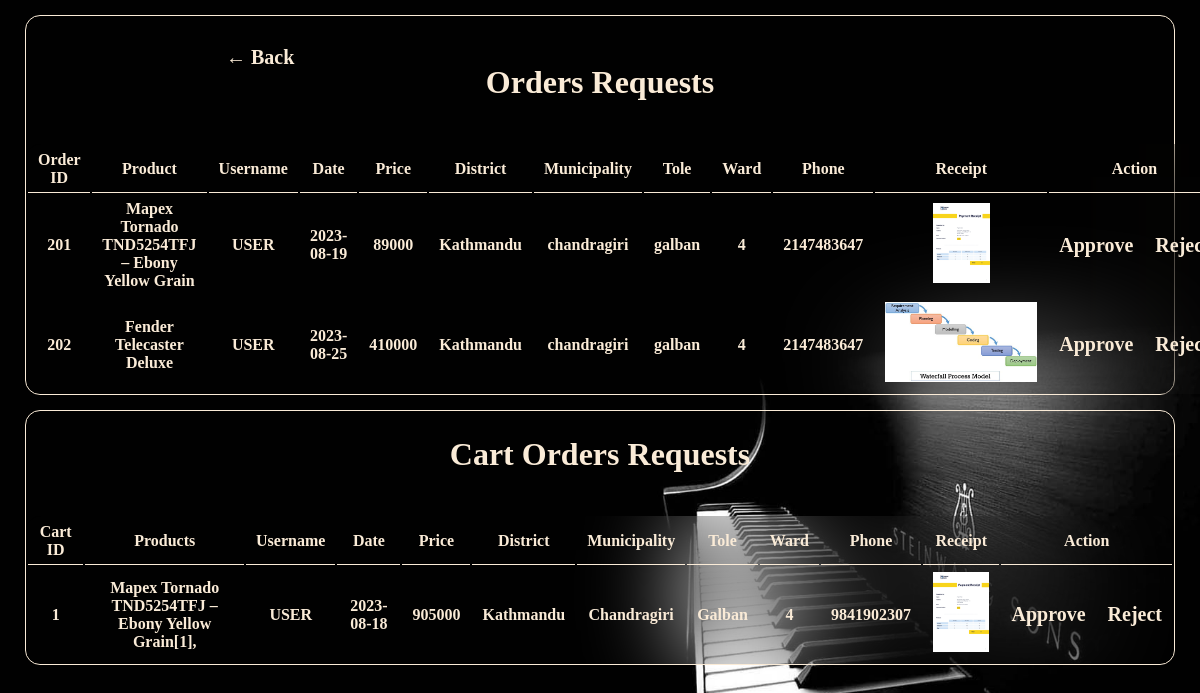
/admin_panel/orders.php (signed in), run on an earlier commit of the app's database.
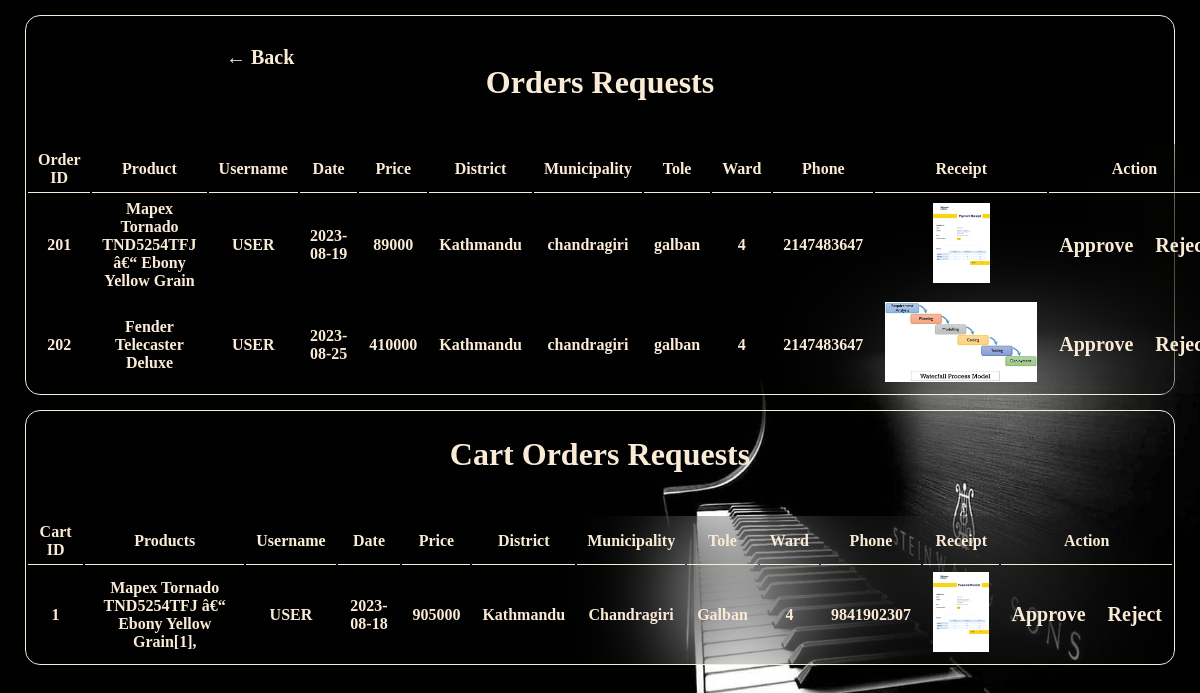
And on a later commit of the database.
### tables this page shows
CREATE TABLE `orders` (
  `order_id` bigint(20) NOT NULL,
  `username` varchar(100) NOT NULL,
  `pid` text NOT NULL,
  `price` bigint(20) NOT NULL,
  `qty` int(11) NOT NULL DEFAULT 1,
  `payment` text NOT NULL,
  `status` varchar(50) NOT NULL DEFAULT 'Pending',
  `date` date NOT NULL,
  `municipality` varchar(70) NOT NULL,
  `tole` varchar(70) NOT NULL,
  `ward` int(11) NOT NULL,
  `ph` int(11) NOT NULL,
  `district` varchar(70) NOT NULL
);

CREATE TABLE `product` (
  `pid` bigint(20) NOT NULL,
  `product` text NOT NULL,
  `p_type` text NOT NULL,
  `brand` varchar(30) NOT NULL,
  `price` bigint(20) NOT NULL,
  `img_url` text NOT NULL,
  `detail` text NOT NULL,
  `featured` varchar(6) NOT NULL DEFAULT 'Add'
);

CREATE TABLE `c_order` (
  `id` int(11) NOT NULL,
  `username` varchar(70) NOT NULL,
  `date` date NOT NULL,
  `time` time NOT NULL,
  `ward` int(11) NOT NULL,
  `municipality` varchar(70) NOT NULL,
  `district` varchar(70) NOT NULL,
  `tole` varchar(70) NOT NULL,
  `price` bigint(20) NOT NULL,
  `ph` bigint(20) NOT NULL,
  `payment` text NOT NULL,
  `status` varchar(70) NOT NULL DEFAULT 'pending'
);

### admin_panel/orders.php (the view, shortened to what this page needs)
<?php
    include_once 'check_session.php';
?>
<!DOCTYPE html>
<html lang="en">
<head>
</head>
<body>
    <div class="card">
<a href="admin.php" class="back">&#8592; Back</a>
    <h1 style="text-align: center; padding: 25px; font-size: 2em; font-weight: 900">Orders Requests</h1>
    <br>
    <center>
    <table id="table">
        <tr>
            <th>Order ID</th>
            <th>Product</th>
            <th>Username</th>
            <th>Date</th>
            <th>Price</th>
            <th>District</th>
            <th>Municipality</th>
            <th>Tole</th>
            <th>Ward</th>
            <th>Phone</th>
            <th>Receipt</th>
            <th colspan="2">Action</th>
        </tr>
        <?php
            $sql = mysqli_query($conn,"SELECT * FROM `orders` join product on orders.pid = product.pid WHERE status = 'pending'");
            if($sql){
                while($row = mysqli_fetch_assoc($sql)){
                    $id = $row['order_id'];?>
                    <tr>
                        <td><?=$row['order_id']?></td>
                        <td><?=$row['product']?></td>
                        <td><?=strtoupper($row['username'])?></td>
                        <td><?=$row['date']?></td>
                        <td><?=$row['price']?></td>
                        <td><?=$row['district']?></td>
                        <td><?=$row['municipality']?></td>
                        <td><?=$row['tole']?></td>
                        <td><?=$row['ward']?></td>
                        <td><?=$row['ph']?></td>
                        <td><a href="../payments/<?=$row['payment']?>" target="_blank"><img src="../payments/<?=$row['payment']?>" id="pay"></a></td>
                        <td><a href="approve.php?type=order&id=<?=$id?>">Approve</a></td>
                        <td><a href="reject.php?type=order&id=<?=$id?>">Reject</a></td>
                    </tr>
                <?php }
            }
        ?>
    </table>
</center>
</div>
<div class="card">
    <h1 style="text-align: center; padding: 25px; font-size: 2em; font-weight: 900">Cart Orders Requests</h1>
    <br>
    <center>
    <table id="table">
        <tr>
            <th>Cart ID</th>
            <th>Products</th>
            <th>Username</th>
            <th>Date</th>
            <th>Price</th>
            <th>District</th>
            <th>Municipality</th>
            <th>Tole</th>
            <th>Ward</th>
            <th>Phone</th>
            <th>Receipt</th>
            <th colspan="2">Action</th>
        </tr>
        <?php
            $sql = mysqli_query($conn,"SELECT DISTINCT * FROM `c_order` WHERE status = 'pending'");
            if($sql){
                while($row = mysqli_fetch_assoc($sql)){
                    $id = $row['id'];
                    $order = mysqli_query($conn,"SELECT DISTINCT * FROM cart join product on cart.pid = product.pid WHERE cart.status = 'payed' AND id = '$id'");
                    ?>
                    <tr>
                        <td><?=$row['id']?></td>
                        <td><?php while($c_ord = mysqli_fetch_assoc($order)){
                            echo $c_ord['product'] . "[" . $c_ord['qty'] . "], <br>";
                            }
                            ?></td>
                        <td><?=strtoupper($row['username'])?></td>
                        <td><?=$row['date']?></td>
                        <td><?=$row['price']?></td>
                        <td><?=$row['district']?></td>
                        <td><?=$row['municipality']?></td>
                        <td><?=$row['tole']?></td>
                        <td><?=$row['ward']?></td>
                        <td><?=$row['ph']?></td>
                        <td><a href="../payments/<?=$row['payment']?>" target="_blank"><img src="../payments/<?=$row['payment']?>" id="pay"></a></td>
                        <td><a href="approve.php?type=cart&id=<?=$id?>">Approve</a></td>
                        <td><a href="reject.php?type=cart&id=<?=$id?>">Reject</a></td>
                    </tr>
                <?php }
            }
        ?>
    </table>
</center>
</div>
</body>
</html>

### admin_panel/orders.php (style rules this page uses)
* { margin: 0; padding: 0; }
body { background-image: url(../images/g3.jpg); background-repeat: no-repeat; background-size: cover; color: antiquewhite; }
a { text-decoration: none; color: antiquewhite; font-weight: 600; font-size: 20px; }
.back { position: relative; top: 30px; left: 200px; }
img { height: 5rem; cursor: pointer; }
table { backdrop-filter: blur(50px); text-align: center; font-weight: 600; border-radius: 15px; }
th,td { padding: 5px 10px; }
th { border-bottom: 1px solid; }
td { height: 5rem; }
.card { border: 1px solid; margin: 15px 25px; border-radius: 15px; }

What changed in the data, as far as the page shows it:
changed through a linked row, orders id 201: pid.product "Mapex Tornado TND5254TFJ – Ebony Yellow Grain" → "Mapex Tornado TND5254TFJ â€“ Ebony Yellow Grain"
changed product: product "Mapex Tornado TND5254TFJ – Ebony Yellow Grain" → "Mapex Tornado TND5254TFJ â€“ Ebony Yellow Grain"
